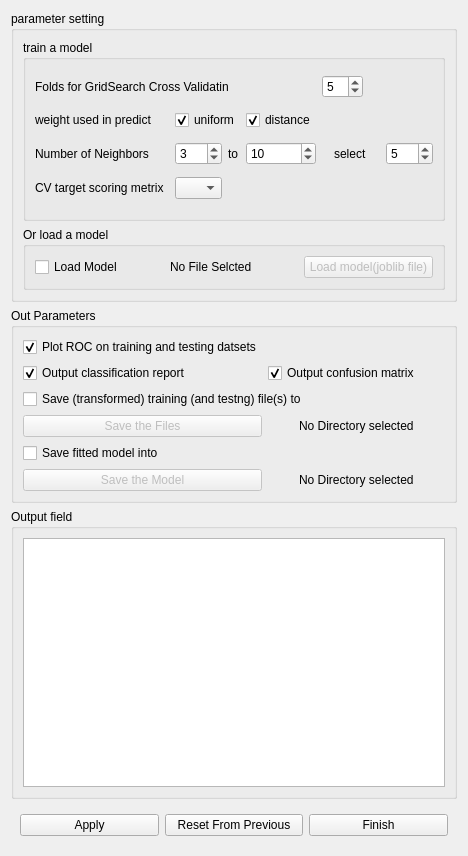
<?xml version="1.0" encoding="UTF-8"?>
<ui version="4.0">
 <class>KNN_Dialog</class>
 <widget class="QDialog" name="KNN_Dialog">
  <property name="geometry">
   <rect>
    <x>0</x>
    <y>0</y>
    <width>468</width>
    <height>856</height>
   </rect>
  </property>
  <property name="windowTitle">
   <string>KNN_Classifier_Dialog</string>
  </property>
  <layout class="QVBoxLayout" name="verticalLayout">
   <item>
    <widget class="QGroupBox" name="groupBox_1">
     <property name="title">
      <string>parameter setting</string>
     </property>
     <layout class="QVBoxLayout" name="verticalLayout_3" stretch="1,0">
      <item>
       <widget class="QGroupBox" name="groupBox">
        <property name="enabled">
         <bool>true</bool>
        </property>
        <property name="title">
         <string>train a model</string>
        </property>
        <layout class="QGridLayout" name="gridLayout">
         <item row="3" column="2">
          <widget class="QComboBox" name="scoring_comb">
           <item>
            <property name="text">
             <string/>
            </property>
           </item>
          </widget>
         </item>
         <item row="2" column="8">
          <widget class="QSpinBox" name="neighbor_num_sp">
           <property name="minimum">
            <number>2</number>
           </property>
           <property name="maximum">
            <number>100</number>
           </property>
           <property name="singleStep">
            <number>5</number>
           </property>
           <property name="value">
            <number>5</number>
           </property>
          </widget>
         </item>
         <item row="2" column="6" colspan="2" alignment="Qt::AlignHCenter">
          <widget class="QLabel" name="label_19">
           <property name="styleSheet">
            <string notr="true">font-size:12px;</string>
           </property>
           <property name="text">
            <string>select</string>
           </property>
          </widget>
         </item>
         <item row="1" column="2" colspan="2">
          <widget class="QCheckBox" name="uniform_cb">
           <property name="text">
            <string>uniform</string>
           </property>
           <property name="checked">
            <bool>true</bool>
           </property>
          </widget>
         </item>
         <item row="1" column="4">
          <widget class="QCheckBox" name="distance_cb">
           <property name="text">
            <string>distance</string>
           </property>
           <property name="checked">
            <bool>true</bool>
           </property>
          </widget>
         </item>
         <item row="2" column="0">
          <widget class="QLabel" name="label_6">
           <property name="toolTip">
            <string>Maximum number of levels in tree</string>
           </property>
           <property name="statusTip">
            <string>Maximum number of levels in tree</string>
           </property>
           <property name="text">
            <string>Number of Neighbors</string>
           </property>
          </widget>
         </item>
         <item row="3" column="0" colspan="2">
          <widget class="QLabel" name="label_10">
           <property name="maximumSize">
            <size>
             <width>16777215</width>
             <height>20</height>
            </size>
           </property>
           <property name="text">
            <string>CV target scoring metrix</string>
           </property>
          </widget>
         </item>
         <item row="2" column="2">
          <widget class="QSpinBox" name="neighbor_start_sp">
           <property name="toolTip">
            <string/>
           </property>
           <property name="statusTip">
            <string/>
           </property>
           <property name="minimum">
            <number>2</number>
           </property>
           <property name="maximum">
            <number>200</number>
           </property>
           <property name="singleStep">
            <number>10</number>
           </property>
           <property name="value">
            <number>3</number>
           </property>
          </widget>
         </item>
         <item row="0" column="0" colspan="5">
          <widget class="QLabel" name="label">
           <property name="toolTip">
            <string/>
           </property>
           <property name="statusTip">
            <string/>
           </property>
           <property name="styleSheet">
            <string notr="true">font-size:12px;</string>
           </property>
           <property name="text">
            <string>Folds for GridSearch Cross Validatin</string>
           </property>
          </widget>
         </item>
         <item row="2" column="3">
          <widget class="QLabel" name="label_20">
           <property name="styleSheet">
            <string notr="true">font-size:12px;</string>
           </property>
           <property name="text">
            <string>to</string>
           </property>
          </widget>
         </item>
         <item row="0" column="6">
          <widget class="QSpinBox" name="cv_folds_sp">
           <property name="maximum">
            <number>10</number>
           </property>
           <property name="value">
            <number>5</number>
           </property>
          </widget>
         </item>
         <item row="1" column="0">
          <widget class="QLabel" name="label_2">
           <property name="toolTip">
            <string>Number of trees in random forest</string>
           </property>
           <property name="statusTip">
            <string>Number of trees in random forest</string>
           </property>
           <property name="styleSheet">
            <string notr="true">font-size:12px;</string>
           </property>
           <property name="text">
            <string>weight used in predict</string>
           </property>
          </widget>
         </item>
         <item row="2" column="4">
          <widget class="QSpinBox" name="neighbor_end_sp">
           <property name="minimum">
            <number>5</number>
           </property>
           <property name="maximum">
            <number>200</number>
           </property>
           <property name="singleStep">
            <number>10</number>
           </property>
           <property name="value">
            <number>10</number>
           </property>
          </widget>
         </item>
        </layout>
       </widget>
      </item>
      <item>
       <widget class="QGroupBox" name="groupBox_4">
        <property name="title">
         <string>Or load a model</string>
        </property>
        <layout class="QHBoxLayout" name="horizontalLayout_2">
         <item>
          <widget class="QCheckBox" name="load_model_cb">
           <property name="enabled">
            <bool>true</bool>
           </property>
           <property name="text">
            <string>Load Model</string>
           </property>
          </widget>
         </item>
         <item alignment="Qt::AlignVCenter">
          <widget class="QLabel" name="display_model_name_label">
           <property name="styleSheet">
            <string notr="true"/>
           </property>
           <property name="text">
            <string>No File Selcted</string>
           </property>
          </widget>
         </item>
         <item>
          <widget class="Open_Model_Btn" name="open_model_btn">
           <property name="enabled">
            <bool>false</bool>
           </property>
           <property name="text">
            <string>Load model(joblib file)</string>
           </property>
          </widget>
         </item>
        </layout>
       </widget>
      </item>
     </layout>
    </widget>
   </item>
   <item>
    <widget class="QGroupBox" name="groupBox_2">
     <property name="title">
      <string>Out Parameters</string>
     </property>
     <layout class="QGridLayout" name="gridLayout_2">
      <item row="1" column="1" colspan="2">
       <widget class="QCheckBox" name="output_confusion_cb">
        <property name="text">
         <string>Output confusion matrix</string>
        </property>
        <property name="checked">
         <bool>true</bool>
        </property>
       </widget>
      </item>
      <item row="3" column="0">
       <widget class="Save_File_Btn" name="save_file_btn">
        <property name="enabled">
         <bool>false</bool>
        </property>
        <property name="text">
         <string>Save the Files</string>
        </property>
       </widget>
      </item>
      <item row="1" column="0">
       <widget class="QCheckBox" name="output_cla_rep_cb">
        <property name="text">
         <string>Output classification report</string>
        </property>
        <property name="checked">
         <bool>true</bool>
        </property>
       </widget>
      </item>
      <item row="5" column="1" colspan="2" alignment="Qt::AlignHCenter|Qt::AlignVCenter">
       <widget class="QLabel" name="save_model_label">
        <property name="text">
         <string>No Directory selected</string>
        </property>
       </widget>
      </item>
      <item row="0" column="0">
       <widget class="QCheckBox" name="plot_roc_cb">
        <property name="text">
         <string>Plot ROC on training and testing datsets</string>
        </property>
        <property name="checked">
         <bool>true</bool>
        </property>
       </widget>
      </item>
      <item row="5" column="0">
       <widget class="Save_Model_Btn" name="save_model_btn">
        <property name="enabled">
         <bool>false</bool>
        </property>
        <property name="text">
         <string>Save the Model</string>
        </property>
       </widget>
      </item>
      <item row="2" column="0" colspan="2">
       <widget class="QCheckBox" name="save_file_cb">
        <property name="text">
         <string>Save (transformed) training (and testng) file(s) to</string>
        </property>
       </widget>
      </item>
      <item row="4" column="0">
       <widget class="QCheckBox" name="save_model_cb">
        <property name="text">
         <string>Save fitted model into</string>
        </property>
       </widget>
      </item>
      <item row="3" column="1" colspan="2" alignment="Qt::AlignHCenter|Qt::AlignVCenter">
       <widget class="QLabel" name="save_file_label">
        <property name="text">
         <string>No Directory selected</string>
        </property>
       </widget>
      </item>
     </layout>
    </widget>
   </item>
   <item>
    <widget class="QGroupBox" name="groupBox_3">
     <property name="title">
      <string>Output field</string>
     </property>
     <layout class="QVBoxLayout" name="verticalLayout_2">
      <item>
       <widget class="QTextBrowser" name="textBrowser"/>
      </item>
     </layout>
    </widget>
   </item>
   <item>
    <widget class="QWidget" name="widget" native="true">
     <property name="minimumSize">
      <size>
       <width>0</width>
       <height>20</height>
      </size>
     </property>
     <layout class="QHBoxLayout" name="horizontalLayout">
      <item>
       <widget class="QPushButton" name="apply_btn">
        <property name="text">
         <string>Apply</string>
        </property>
       </widget>
      </item>
      <item>
       <widget class="QPushButton" name="reset_btn">
        <property name="text">
         <string>Reset From Previous</string>
        </property>
       </widget>
      </item>
      <item>
       <widget class="QPushButton" name="finish_btn">
        <property name="text">
         <string>Finish</string>
        </property>
       </widget>
      </item>
     </layout>
    </widget>
   </item>
  </layout>
 </widget>
 <customwidgets>
  <customwidget>
   <class>Save_File_Btn</class>
   <extends>QPushButton</extends>
   <header>save_file_btn</header>
   <slots>
    <signal>file_path_changed()</signal>
   </slots>
  </customwidget>
  <customwidget>
   <class>Save_Model_Btn</class>
   <extends>QPushButton</extends>
   <header>save_model_btn</header>
  </customwidget>
  <customwidget>
   <class>Open_Model_Btn</class>
   <extends>QPushButton</extends>
   <header>open_model_btn</header>
  </customwidget>
 </customwidgets>
 <resources/>
 <connections/>
</ui>
